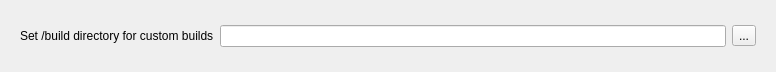
<?xml version="1.0" encoding="UTF-8"?>
<ui version="4.0">
 <class>Form</class>
 <widget class="QWidget" name="Form">
  <property name="geometry">
   <rect>
    <x>0</x>
    <y>0</y>
    <width>776</width>
    <height>72</height>
   </rect>
  </property>
  <property name="windowTitle">
   <string>Form</string>
  </property>
  <layout class="QHBoxLayout" name="horizontalLayout_2">
   <item>
    <widget class="QWidget" name="widget" native="true">
     <layout class="QHBoxLayout" name="horizontalLayout">
      <item>
       <widget class="QLabel" name="label">
        <property name="text">
         <string>Set /build directory for custom builds</string>
        </property>
       </widget>
      </item>
      <item>
       <widget class="QLineEdit" name="pathLineEdit">
        <property name="minimumSize">
         <size>
          <width>445</width>
          <height>0</height>
         </size>
        </property>
       </widget>
      </item>
      <item>
       <widget class="QToolButton" name="pathButton">
        <property name="text">
         <string>...</string>
        </property>
       </widget>
      </item>
     </layout>
    </widget>
   </item>
  </layout>
 </widget>
 <resources/>
 <connections/>
</ui>
